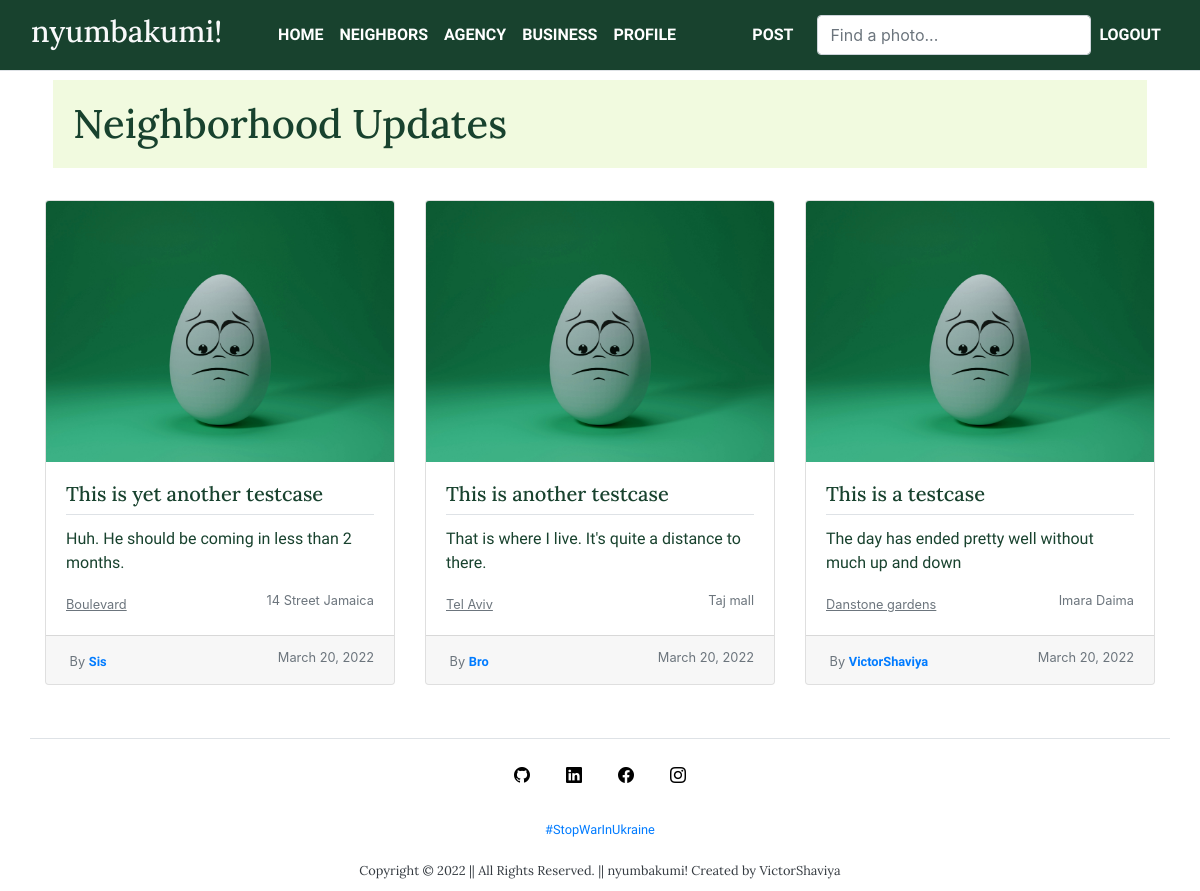
Screenshot of /neighbor/ (signed in) with the database file from the repository.
### neighbor/models.py (models this page shows, shortened)
class Neighbor(models.Model) :
  n_name = models.CharField(max_length=35)
  n_location = models.CharField(max_length=35)
  n_image = models.ImageField(upload_to='n_posts/')
  n_title = models.CharField(max_length=100)
  n_post = models.TextField()
  n_author = models.ForeignKey(User, on_delete=models.CASCADE)
  n_date_posted = models.DateTimeField(default=timezone.now)
  class Meta :
    ordering = ['n_date_posted']

### neighbor/views.py (the view)
# urls.py: path('neighbor/', login_required(NeighborListView.as_view()), name='neighbor-neighbor'),
class NeighborListView(ListView) :
  model = Neighbor
  template_name = 'neighbor/neighbor.html'
  context_object_name = 'n_posts'
  title = 'Neighbor'
  ordering = ['-n_date_posted']

### neighbor/templates/neighbor/neighbor.html (shortened to what this page needs)
{% extends 'neighbor/base.html' %}
{% block content %}
  <div class="container">
    <div class="row" style="background-color: #F1FADF ; margin: 0.5em;">
      <h1 style="margin: 0.5em;">
        Neighborhood Updates
      </h1>
    </div>
  </div>
  <div class="container">
  <div class="row row-cols-1 row-cols-md-3 g-4">
  {% for post in n_posts %}
      <div class="col-md-4 mt-4">
        <div class="card">
          <a href="#">
            <img src="{{ post.n_image.url }}" class="card-img-top" alt="{{ post.n_title }}" title="{{ post.n_title }}">
          </a>
          <div class="card-body">
            <h5 class="card-title border-bottom pb-2">{{ post.n_title }}</h5>
            <p class="card-text" style="text-overflow: ellipsis;">
              {{ post.n_post }}
            </p>
            <small class="text-muted" style="text-decoration: underline;">
              {{ post.n_name }} <span style="float: right;">{{ post.n_location }}</span>
            </small>
          </div>
          <div class="card-footer">
            <small class="text-muted">
              By <a href="#"><strong>{{ post.n_author }}</strong></a><span style="float: right;">{{ post.n_date_posted|date:'F d, Y' }}</span>
            </small>
          </div>
        </div>
      </div>
    {% endfor %}
  </div>
</div>
{% endblock content %}

### neighbor/templates/neighbor/base.html (shortened to what this page needs)
{% load static %}
<!DOCTYPE html>
<html>
  <head>
    <link rel="stylesheet" href="https://maxcdn.bootstrapcdn.com/bootstrap/4.0.0/css/bootstrap.min.css">
    <link rel="stylesheet" href="https://cdn.jsdelivr.net/npm/bootstrap-icons@1.8.1/font/bootstrap-icons.css">
    <link rel="stylesheet" type="text/css" href="{% static 'neighbor/main.css' %}">
  </head>
  <body>
    {% block header %}
    <header class="site-header">
      <nav class="navbar navbar-expand-md navbar-dark bg-steel fixed-top border-bottom">
        <div class="container-fluid">
          <a class="navbar-brand mr-5" href="{% url 'neighbor-home' %}">
            <h6 class="logo fw-bolder text-light">
              nyumbakumi!
            </h6>
          </a>
          <div class="collapse navbar-collapse" id="navbarToggle">
            <div class="navbar-nav mr-auto font-weight-bold">
              <a class="nav-item nav-link" href="{% url 'neighbor-home' %}">
                HOME
              </a>
              <a class="nav-item nav-link" href="{% url 'neighbor-neighbor' %}">
                NEIGHBORS
              </a>
              <a class="nav-item nav-link" href="{% url 'neighbor-agency' %}">
                AGENCY
              </a>
              <a class="nav-item nav-link" href="{% url 'neighbor-business' %}">
                BUSINESS
              </a>
              {% if user.is_authenticated %}
              <a class="nav-item nav-link" href="{% url 'profile' %}">
                PROFILE
              </a>
              {% endif %}
            </div>
              <div class="navbar-nav font-weight-bold">
                {% if user.is_authenticated %}
                <a class="nav-item nav-link mr-3" href="#">POST</a>
                {%   else%}
                <a class="nav-item nav-link mr-3" href="{% url 'register' %}">REGISTER/LOGIN</a>
                {% endif %}
                <form class="d-flex">
                  <input class="form-control me-2" type="search" placeholder="Find a photo..." aria-label="Search">
                </form>
              </div>
              <div class="navbar-nav font-weight-bold">
                {% if user.is_authenticated %}
                <a class="nav-item nav-link" href="{% url 'logout' %}">
                  LOGOUT
                </a>
                {% endif %}
              </div>
          </div>
        </div>
      </nav>
    </header>
    {% endblock %}
          {% block content %}
          {% endblock %}
    {% block footer %}
      <footer class="mt-5">
        <div class="container bottom text-center border-top">
          <div class="mt-2em">
            <div class="row d-flex justify-content-center icons">
              <a href="https://github.com/ShaviyaVictor" target="_blank">
                <i class="bi bi-github futa"></i>
              </a>
              <a href="https://www.linkedin.com/in/victor-shaviya-532ab0110/" target="_blank">
                <i class="bi bi-linkedin futa"></i>
              </a>
              <a href="https://www.facebook.com/afroignite.house" target="_blank">
                <i class="bi bi-facebook futa"></i>
              </a>
              <a href="https://www.instagram.com/ignition_reads/" target="_blank">
                <i class="bi bi-instagram futa"></i>
              </a>
            </div>
          </div>
          <small>
            <a class="nav-link active" aria-current="page" href="https://rejelea.herokuapp.com/" target="_blank">
              #StopWarInUkraine
            </a>
          </small>
          <h6 class="small text-dark mt-3">
            Copyright &copy; 2022 || All Rights Reserved. ||  nyumbakumi! Created by VictorShaviya
          </h6>
        </div>
      </footer>
    {% endblock %}
  </body>
</html>

### neighbor/static/neighbor/main.css (style rules this page uses)
body { background: #FFF; margin-top: 5rem; }
h1, h2, h3, h4, h5, h6 { font-family: 'Lora', serif; color: #18422E; }
p { font-family: 'Karma', serif; color: #18422E; }
a, button { font-family: 'Marcellus', serif; }
.logo { font-size: 1.5em; font-family: 'Lora', serif; }
.site-header .navbar-nav .nav-link { color: #fff; }
.site-header .navbar { background-color: #18422E; }
footer { width: 100%; padding: 0.3em; }
.mt-2em { margin: 1.5em 0em 1.5em 0em !important; }
.icons { display: inline !important; }
.futa { margin: 1em; color: #000 !important; font-size: 1em; }
a { text-decoration: none; }

### rows the page displays
Neighbor: n_image (placeholder picture), n_title "This is yet another testcase", n_post "Huh. He should be coming in less than 2 months.", n_name "Boulevard", n_location "14 Street Jamaica", n_author "Sis", n_date_posted "March 20, 2022"
Neighbor: n_image (placeholder picture), n_title "This is another testcase", n_post "That is where I live. It's quite a distance to there.", n_name "Tel Aviv", n_location "Taj mall", n_author "Bro", n_date_posted "March 20, 2022"
Neighbor: n_image (placeholder picture), n_title "This is a testcase", n_post "The day has ended pretty well without much up and down", n_name "Danstone gardens", n_location "Imara Daima", n_author "VictorShaviya", n_date_posted "March 20, 2022"
